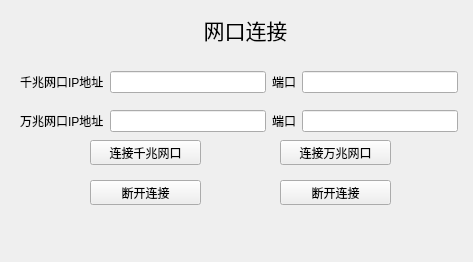
<?xml version="1.0" encoding="UTF-8"?>
<ui version="4.0">
 <class>IPWindow</class>
 <widget class="QWidget" name="IPWindow">
  <property name="geometry">
   <rect>
    <x>0</x>
    <y>0</y>
    <width>473</width>
    <height>262</height>
   </rect>
  </property>
  <property name="windowTitle">
   <string>Form</string>
  </property>
  <widget class="QLabel" name="label_2">
   <property name="geometry">
    <rect>
     <x>190</x>
     <y>10</y>
     <width>111</width>
     <height>41</height>
    </rect>
   </property>
   <property name="text">
    <string>&lt;html&gt;&lt;head/&gt;&lt;body&gt;&lt;p align=&quot;center&quot;&gt;&lt;span style=&quot; font-size:16pt;&quot;&gt;网口连接&lt;/span&gt;&lt;/p&gt;&lt;/body&gt;&lt;/html&gt;</string>
   </property>
  </widget>
  <widget class="QPushButton" name="CmdNetConnect">
   <property name="geometry">
    <rect>
     <x>90</x>
     <y>140</y>
     <width>111</width>
     <height>25</height>
    </rect>
   </property>
   <property name="text">
    <string>连接千兆网口</string>
   </property>
  </widget>
  <widget class="QPushButton" name="DataNetDisconnect">
   <property name="geometry">
    <rect>
     <x>280</x>
     <y>180</y>
     <width>111</width>
     <height>25</height>
    </rect>
   </property>
   <property name="text">
    <string>断开连接</string>
   </property>
  </widget>
  <widget class="QPushButton" name="CmdNetDisconnect">
   <property name="geometry">
    <rect>
     <x>90</x>
     <y>180</y>
     <width>111</width>
     <height>25</height>
    </rect>
   </property>
   <property name="text">
    <string>断开连接</string>
   </property>
  </widget>
  <widget class="QWidget" name="layoutWidget">
   <property name="geometry">
    <rect>
     <x>20</x>
     <y>60</y>
     <width>438</width>
     <height>84</height>
    </rect>
   </property>
   <layout class="QGridLayout" name="gridLayout">
    <item row="1" column="0">
     <widget class="QLabel" name="label_3">
      <property name="text">
       <string>万兆网口IP地址</string>
      </property>
     </widget>
    </item>
    <item row="0" column="2">
     <widget class="QLabel" name="label_4">
      <property name="text">
       <string>端口</string>
      </property>
     </widget>
    </item>
    <item row="0" column="3">
     <widget class="QLineEdit" name="Port_CmdNet"/>
    </item>
    <item row="0" column="1">
     <widget class="QLineEdit" name="IPAdress_CmdNet"/>
    </item>
    <item row="1" column="3">
     <widget class="QLineEdit" name="Port_DataNet"/>
    </item>
    <item row="1" column="2">
     <widget class="QLabel" name="label_5">
      <property name="text">
       <string>端口</string>
      </property>
     </widget>
    </item>
    <item row="1" column="1">
     <widget class="QLineEdit" name="IPAdress_DataNet"/>
    </item>
    <item row="0" column="0">
     <widget class="QLabel" name="label">
      <property name="text">
       <string>千兆网口IP地址</string>
      </property>
     </widget>
    </item>
   </layout>
  </widget>
  <widget class="QPushButton" name="DataNetConnect">
   <property name="geometry">
    <rect>
     <x>280</x>
     <y>140</y>
     <width>111</width>
     <height>25</height>
    </rect>
   </property>
   <property name="text">
    <string>连接万兆网口</string>
   </property>
  </widget>
 </widget>
 <resources/>
 <connections/>
</ui>
